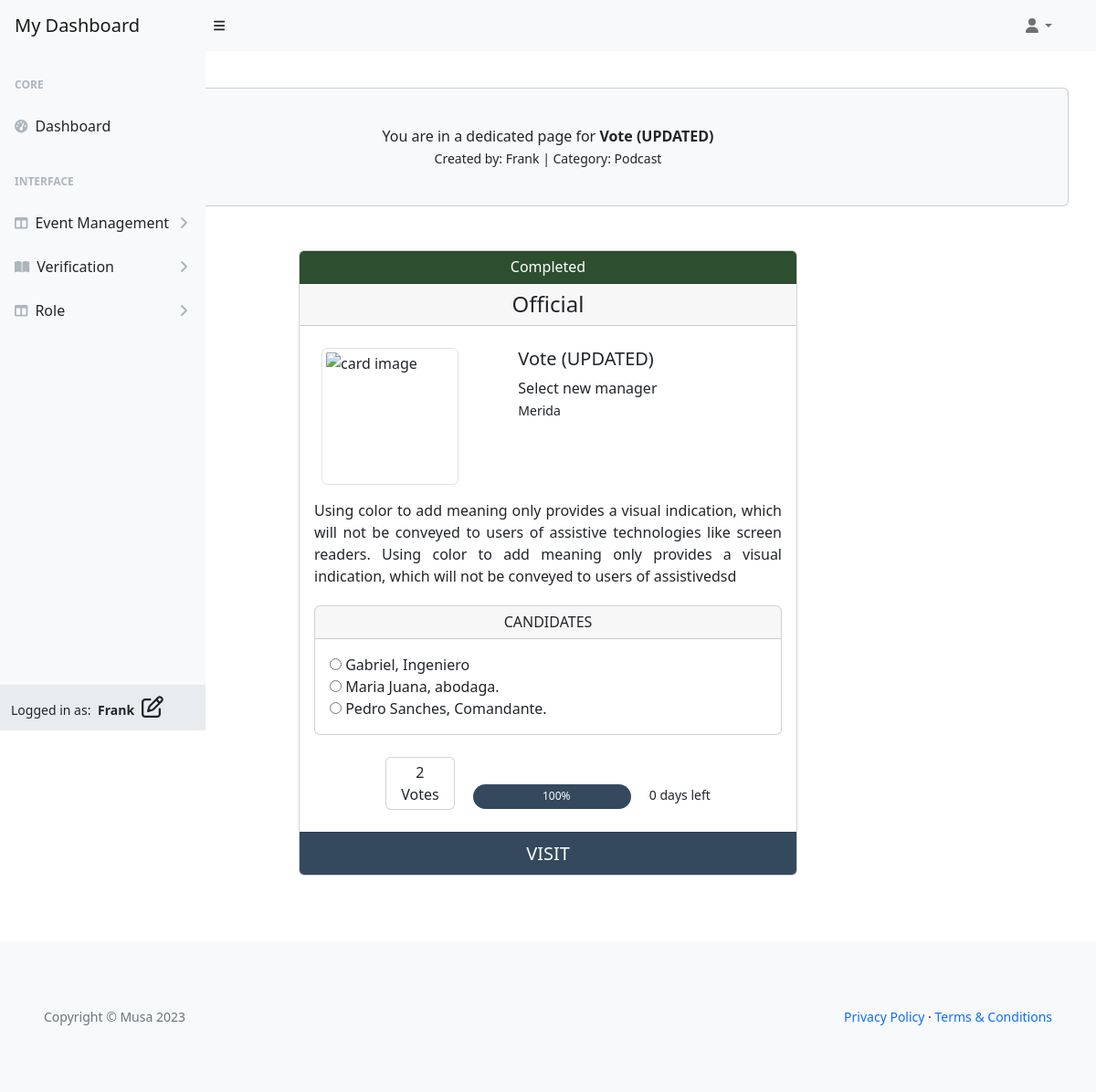
The page /user/single/vote/ (signed in) on the database its author committed.
### musa/models.py (models this page shows)
class UserProfile(AbstractUser):
    verified = models.BooleanField(default=False)
    role = models.IntegerField(choices=ROLES, default=0)
    user_card = models.ManyToManyField(
        'vote_management.VoteCard', through='vote_management.VoteRecord', related_name='user_cards')
    class Meta:
        ordering = ['username']
    def __str__(self):
        return self.username

### vote_management/models.py (models this page shows, shortened)
class VoteCard(models.Model):
    title = models.CharField(max_length=20, unique=True)
    slug = models.SlugField(max_length=200, unique=True)
    author = models.ForeignKey(
        'musa.UserProfile', on_delete=models.CASCADE, related_name="card_author")
    category = models.ForeignKey(
        Category, on_delete=models.CASCADE, related_name="categories")
    mission = models.CharField(max_length=20)
    location = models.CharField(max_length=20)
    description = models.TextField(max_length=258)
    expire = models.DateField()
    event_image = CloudinaryField('image', default='placeholder')
    vote_record = models.ManyToManyField('musa.UserProfile', through='VoteRecord',
                                         related_name='user_votes', blank=True)
    candidates = models.ManyToManyField('ElectedPerson', related_name='vote_cards',
                                        blank=True)
    status = models.IntegerField(choices=STATUS, default=0)
    excerpt = models.TextField(blank=True)
    type = models.IntegerField(choices=CARD_TYPE, default=0)
    created_on = models.DateField(auto_now_add=True)
    class Meta:
        ordering = ['-created_on']
    def number_of_votes(self):
        return self.vote_record.count()

class Category(models.Model):
    category_name = models.CharField(max_length=50, unique=True)
    class Meta:
        ordering = ['category_name']
        verbose_name_plural = "Categories"
    def __str__(self):
        return self.category_name

class ElectedPerson(models.Model):
    name = models.CharField(max_length=80, unique=True)
    is_elected = models.BooleanField(default=False)
    vote_card = models.ForeignKey(
        VoteCard, on_delete=models.CASCADE, related_name="vote_candidate", blank=True)
    class Meta:
        ordering = ['name']

### vote_management/views.py (the view)
# urls.py: path('user/single/<slug:slug>/', UserSingleView.as_view(),
class UserSingleView(UserRequiredMixin, View):
    def get(self, request, slug, *args, **kwargs):
        queryset = VoteCard.objects.order_by('-created_on')
        event = get_object_or_404(queryset, slug=slug)
        candidates = event.candidates.all()
        now = timezone.now().date()
        total_duration = 0.01 + \
            (event.expire - event.created_on).days
        elapsed_time = (now - event.created_on).days
        event.progress = format(
            (elapsed_time / total_duration) * 100, '.0f')
        event.time_left = format(
            total_duration - elapsed_time, '.0f')
        if request.user.is_authenticated:
            has_voted = VoteRecord.objects.filter(
                voter=request.user, vote_card=event).exists()
        else:
            has_voted = False
        return render(request, "single_card_user.html",
                      {
                          "event": event,
                          "candidates": candidates,
                          "has_voted": has_voted,
                          "user_authenticated": request.user.is_authenticated
                      })

### user_profile/views.py (called while the page is built)
    def test_func(self):
        user_profile = self.request.user
        return user_profile.is_authenticated and (
            user_profile.role in [0, 1]
        )

### templates/backend/user-dashboard/single_card_user.html (shortened to what this page needs)
{% extends "backend/user-dashboard/base.html" %}
{% block content %}
<div class="container px-4 px-lg-0 mt-5">
    <div class="card bg-light my-5 py-4 text-center">
        <div class="card-body">
            <p class="m-0">You are in a dedicated page for <strong>{{ event.title }}
                </strong>
            </p>
            <small>Created by: {{ event.author }} | Category: {{ event.category }}</small>
        </div>
    </div>
    <div class="row gx-4 gx-lg-5 justify-content-center">
        <div class="col-md-6 mb-5">
            <div class="card h-100">
                {% if event.status == 1 or event.status == 3 %}
                <div class="card-header card-header-green text-center h6">{{ event.get_status_display }}</div>
                {% elif event.status == 2%}
                <div class="card-header bg-danger text-center text-white h6">{{ event.get_status_display }}</div>
                {% else %}
                <div class="card-header bg-warning text-center text-white h6">{{ event.get_status_display }}</div>
                {% endif %}
                <div class="card-header text-center h4">{{ event.get_type_display}}</div>
                <div class="card-body card-body-height pb-0">
                    <div class="row mt-2">
                        <div class="col-5 d-inline-block">
                            {% if "placeholder" in event.event_image.url %}
                            <img src="https://codeinstitute.s3.amazonaws.com/fullstack/blog/default.jpg"
                                alt="code institute" class="img-fluid img-thumbnail rounded float-start mx-2"
                                width="200" height="200">
                            {% else %}
                            <img src="{{ event.event_image.url }}" alt="card image"
                                class="img-fluid img-thumbnail rounded float-start mx-2" width="150" height="150">
                            {% endif %}
                        </div>
                        <div class="col-7 d-inline-block">
                            <span class="">
                                <h5 class="card-title">{{ event.title }}</h5>
                                <p class="mission my-0 fs-6"> {{ event.mission }}</p>
                                <small class="location my-0"> {{ event.location }}</small>
                            </span>
                        </div>
                    </div>
                    <div id="description-single" class="row mt-3">
                        <div class="col">
                            <p class="my-0">
                                {{ event.description|safe }}
                            </p>
                        </div>
                    </div>
                    <div class="row">
                        <div class="col">
                            <div class="card mt-3">
                                <div class="card-header">
                                    <h6 class="text-center mb-0">CANDIDATES</h6>
                                </div>
                                {% if user_authenticated %}
                                <div class="card-body">
                                    {% for candidate in event.vote_candidate.all %}
                                    <label>
                                        <input type="radio" name="elected_person" value="{{ candidate.id }}">
                                        {{ candidate.name }}
                                    </label><br>
                                    {% endfor %}
                                    {% endif %}
                                </div>
                            </div>
                        </div>
                        <div class="text-center my-4">
                            <span class="card d-inline-block">
                                <div class="card-body py-1 px-3 text-center">
                                    <span class="card-text">{{ event.number_of_votes }}<br> Votes</span>
                                </div>
                            </span>
                            <span class="d-inline-block px-3 progress-container">
                                <div class="progress">
                                    <div class="progress-bar" role="progressbar" style="width: {{ event.progress }}%"
                                        aria-valuenow="{{ event.progress }}" aria-valuemin="0" aria-valuemax="100">
                                        <span style="padding-left: 10px;">{{ event.progress }}%</span>
                                    </div>
                                </div>
                            </span>
                            <small>{{ event.time_left }} days left</small>
                        </div>
                    </div>
                </div>
                <a href="{% url 'card_single' event.slug %}" class="card-footer text-center fs-5">VISIT</a>
            </div>
        </div>
    </div>
</div>
{% endblock content %}

### templates/backend/user-dashboard/base.html (shortened to what this page needs)
{% load static %}
{% now "Y-m-d" as current_date %}
<!DOCTYPE html>
<html lang="en">
<head>
    <link href="https://cdn.jsdelivr.net/npm/simple-datatables@7.1.2/dist/style.min.css" rel="stylesheet" />
    <link href="{% static 'user/css/styles.css' %}" rel="stylesheet" />
    <link href="{% static 'custom/css/style.css' %}" rel="stylesheet" />
</head>
<body class="sb-nav-fixed">
    <nav class="sb-topnav navbar navbar-expand navbar-light bg-light">
        <a class="navbar-brand ps-3" href="{% url 'user_dashboard' %}">My Dashboard</a>
        <button class="btn btn-link btn-sm order-1 order-lg-0 me-4 me-lg-0" id="sidebarToggle" href="#!"><i
                class="fas fa-bars"></i></button>
        <div class="d-md-inline-block form-inline ms-auto me-0 me-md-3 my-2 my-md-0">
            <ul class="navbar-nav ms-auto ms-md-0 me-3 me-lg-4">
                <li class="nav-item dropdown">
                    <a class="nav-link dropdown-toggle" id="navbarDropdown" href="#" role="button"
                        data-bs-toggle="dropdown" aria-expanded="false"><i class="fas fa-user fa-fw"></i></a>
                </li>
            </ul>
        </div>
    </nav>
    <div id="layoutSidenav">
        <div id="layoutSidenav_nav">
            <nav class="sb-sidenav accordion sb-sidenav-light" id="sidenavAccordion">
                <div class="sb-sidenav-menu">
                    <div class="nav">
                        <div class="sb-sidenav-menu-heading">Core</div>
                        <a class="nav-link" href="{% url 'user_dashboard' %}">
                            <div class="sb-nav-link-icon"><i class="fas fa-tachometer-alt"></i></div>
                            Dashboard
                        </a>
                        <div class="sb-sidenav-menu-heading">Interface</div>
                        <a class="nav-link collapsed" href="#" data-bs-toggle="collapse"
                            data-bs-target="#collapseLayouts" aria-expanded="false" aria-controls="collapseLayouts">
                            <div class="sb-nav-link-icon"><i class="fas fa-columns"></i></div>
                            Event Management
                            <div class="sb-sidenav-collapse-arrow"><i class="fas fa-angle-down"></i></div>
                        </a>
                        <a class="nav-link collapsed" href="#" data-bs-toggle="collapse" data-bs-target="#collapsePages"
                            aria-expanded="false" aria-controls="collapsePages">
                            <div class="sb-nav-link-icon"><i class="fas fa-book-open"></i></div>
                            Verification
                            <div class="sb-sidenav-collapse-arrow"><i class="fas fa-angle-down"></i></div>
                        </a>
                        <a class="nav-link collapsed" href="#" data-bs-toggle="collapse" data-bs-target="#collapseRole"
                            aria-expanded="false" aria-controls="collapseRole">
                            <div class="sb-nav-link-icon"><i class="fas fa-columns"></i></div>
                            Role
                            <div class="sb-sidenav-collapse-arrow"><i class="fas fa-angle-down"></i></div>
                        </a>
                    </div>
                </div>
                <div class="sb-sidenav-footer">
                    <div class="small">Logged in as:
                        <span class="px-1"><strong>{{ request.user.username }}
                                {% if request.user.role == 0 %}
                                <i class="fa-regular fa-user px-1 fs-4 text"></i>
                                {% elif request.user.role == 1 %}
                                <i class="fa-regular fa-pen-to-square px-1 fs-4 text"></i>
                                {% endif %}
                            </strong>
                        </span>
                    </div>
                </div>
            </nav>
        </div>
        {% block content %}
        {% endblock content %}
    </div>
    <footer class="py-4 bg-light mt-4">
        <div class="container-fluid p-5">
            <div class="d-flex align-items-center justify-content-between small">
                <div class="text-muted">Copyright &copy; Musa 2023</div>
                <div>
                    <a href="#">Privacy Policy</a>
                    &middot;
                    <a href="#">Terms &amp; Conditions</a>
                </div>
            </div>
        </div>
    </footer>
</body>
</html>

### static/custom/css/style.css (style rules this page uses)
a { text-decoration: none; }
.card-body-height { min-height: 300px; }
#description-single { min-height: 100px; text-align: justify; }
.card-footer { background-color: #34495e; color: white; text-decoration: none; transition: 0.3s; }
.progress { height: 27px; border-radius: 15px; }
.progress-bar { background-color: #34495E; }
.progress-container { width: 40%; }
.card-header-green { background-color: #2D4F2F; color: white; }
input { border: none; }

### rows shown on the page
UserProfile: user.username "Frank"
VoteCard: title "Vote (UPDATED)", author "Frank", category "Podcast", status "Completed", type "Official", mission "Select new manager", location "Merida", description "Using color to add meaning only provides a visual indication, which will not be conveyed to users of assistive technologies like screen readers. Using color to add meaning only provides a visual indication, which will not be conveyed to users of assistivedsd", number_of_votes "2", progress "100", time_left "0"
ElectedPerson: name "Gabriel, Ingeniero"
ElectedPerson: name "Maria Juana, abodaga."
ElectedPerson: name "Pedro Sanches, Comandante."
